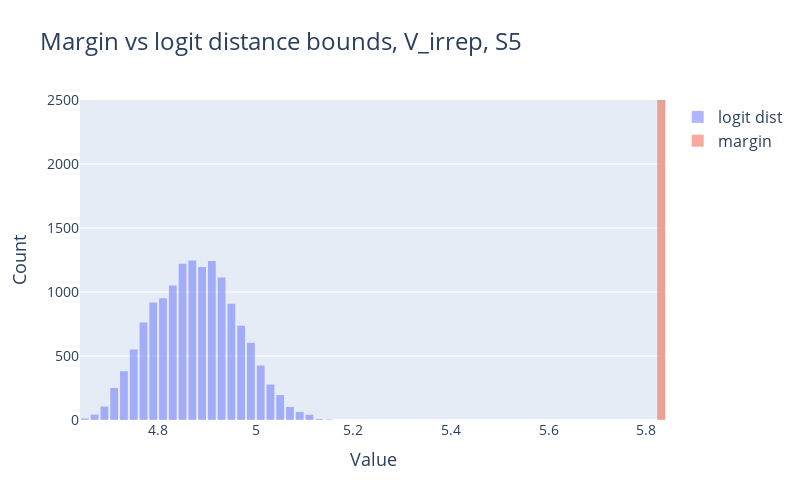

Notebook code cell kept with this figure:
### Code cell
import plotly.graph_objects as go
dists = model_dist_xy(model, ideal, 'inf')
trace1 = go.Histogram(x=dists, opacity=0.5, name='logit dist')
trace2 = go.Histogram(x=margins, opacity=0.5, name='margin')
layout = go.Layout(
    # yaxis_type="log",
    width=800,
    height=500,
    title=dict(
        text='Margin vs logit distance bounds, V_irrep, S5',
        font=dict(size=24)  # Increase title font size
    ),
    xaxis=dict(
        title='Value',
        titlefont=dict(size=18),  # Increase x-axis title font size
        tickfont=dict(size=14)  # Increase x-axis tick label font size
    ),
    yaxis=dict(
        title='Count',
        titlefont=dict(size=18),  # Increase y-axis title font size
        tickfont=dict(size=14),  # Increase y-axis tick label font size
        range=[0, 2500],
    ),
    legend=dict(font=dict(size=16)),
)
fig = go.Figure(data=[trace1, trace2], layout=layout)
fig.show()

### Figure 1 — Plotly figure (JSON) as saved in the notebook; plotly's stock layout.template omitted (floating-point values rounded to 4 significant figures; data arrays with more than 128 entries replaced by an {"elided": "..."} marker saying what was removed)
{"data": [{"name": "logit dist", "opacity": 0.5, "type": "histogram", "x": {"elided": "14400 float values"}}, {"name": "margin", "opacity": 0.5, "type": "histogram", "x": {"elided": "14400 float values"}}], "layout": {"height": 500, "legend": {"font": {"size": 16}}, "title": {"font": {"size": 24}, "text": "Margin vs logit distance bounds, V_irrep, S5"}, "width": 800, "xaxis": {"tickfont": {"size": 14}, "title": {"font": {"size": 18}, "text": "Value"}}, "yaxis": {"range": [0, 2500], "tickfont": {"size": 14}, "title": {"font": {"size": 18}, "text": "Count"}}}}
